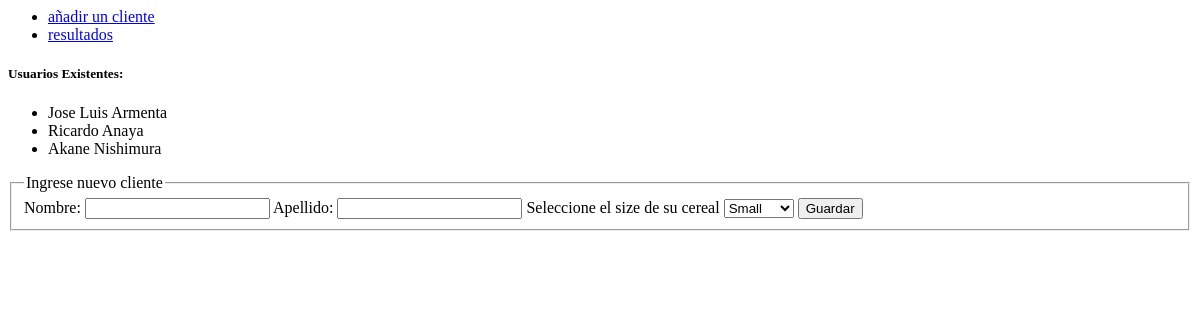
Before: /apli/ with the older database file.
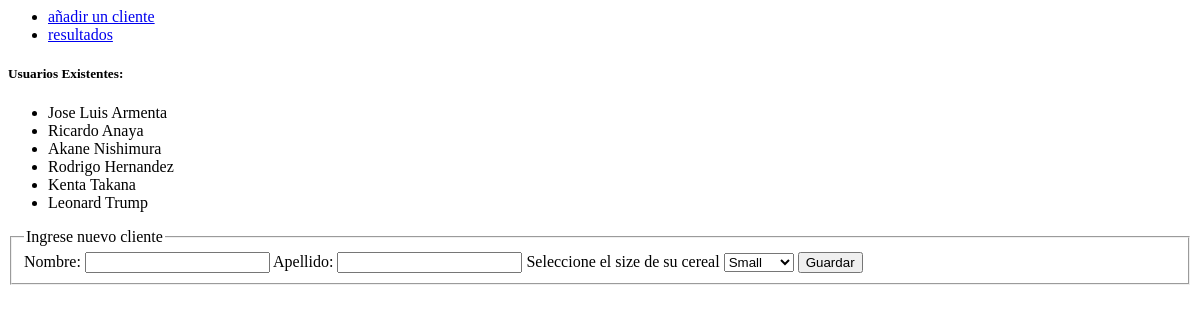
After: the same page with the newer database file.
### apli/models.py (models this page shows, shortened)
class cliente(models.Model):
    id = models.AutoField(primary_key=True)
    name=models.TextField()
    last_name=models.TextField()
    Cereal=[
        ("S","small"),
        ("M","medium"),
        ("L","large"),
        ("J","jumbo"),
    ]
    cereal= models.CharField(max_length=1, choices=Cereal)

### apli/views.py (the view)
# urls.py: path("", views.VistaPrincipal, name="index"),
def VistaPrincipal(request):
    if request.method == 'GET':
      lista=cliente.objects.order_by('id')
      contexto={"lista":lista}
      return render(request, "index.html", contexto)
    else:
      lista=cliente.objects.order_by('id')
      contexto={"lista":lista}
      cliente.objects.create(name=request.POST['nombre'], last_name=request.POST['apellido'], cereal=request.POST['tamaño'] )
      return render(request, "index.html", contexto )

### apli/templates/index.html (shortened to what this page needs)
{% extends 'base.html' %}
{% block onichan %}
<!DOCTYPE html>
<html lang="es">
<head>
</head>
<body>
    <h5>Usuarios Existentes:</h5>
      <ul>
         {% for XD in lista %}
                <li>{{ XD.name }} {{XD.last_name}}</li>
         {% endfor %}
      </ul>
    <form action="" method="post">
        <fieldset>
            <legend>Ingrese nuevo cliente</legend>
            <label for="nombre">Nombre:</label>
            <input type="text" name="nombre" id="nombre">
            <label for="apellido">Apellido:</label>
            <input type="text" name="apellido" id="apellido">
            <label>Seleccione el size de su cereal</label>
            <select name="tamaño" id="tamaño">
                <option value="s">Small</option>
            </select>
            <button type="submit">Guardar</button>
        </fieldset>
    </form>
</body>
</html>
{% endblock %}

### apli/templates/base.html
<nav>
    <ul>
         <li>
            <a href="/apli">añadir un cliente</a>
         </li>
         <li>
            <a href="/apli/resultados">resultados</a>
         </li>
    </ul>
</nav>
{% block onichan %}
{% endblock %}

Changed rows visible on the page:
added cliente: name "Rodrigo", last_name "Hernandez"
added cliente: name "Kenta", last_name "Takana"
added cliente: name "Leonard", last_name "Trump"
